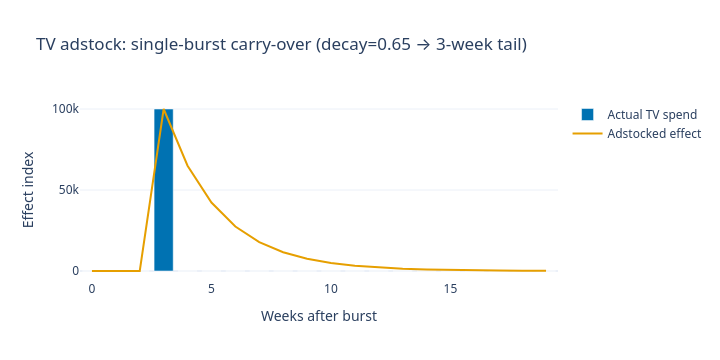

This figure's notebook cell:
### Code cell
# ── Fig 3: Adstock carry-over illustration for TV ─────────────────────────────
tv_spend_sample    = np.zeros(20)   # 20-week horizon
tv_spend_sample[3] = 100_000        # single burst in week 3
tv_adstocked       = apply_adstock(tv_spend_sample, ADSTOCK_DECAY['tv'])

fig3 = go.Figure()
# Bar chart for actual spend: discrete weekly decisions
fig3.add_trace(go.Bar(x=list(range(20)), y=tv_spend_sample,
    name='Actual TV spend', marker_color=C_BLUE))
# Line chart for adstocked effect: continuous decaying tail
fig3.add_trace(go.Scatter(x=list(range(20)), y=tv_adstocked,
    name='Adstocked effect', line=dict(color=C_ORANGE, width=2)))
fig3.update_layout(height=360, width=720, template=PLOTLY_TEMPLATE,
    title='TV adstock: single-burst carry-over (decay=0.65 → 3-week tail)',
    xaxis_title='Weeks after burst', yaxis_title='Effect index',
    font=dict(family=FONT_FAMILY, size=12))
fig3.show()

### Figure 1 — Plotly figure (JSON) as saved in the notebook; plotly's stock layout.template omitted (floating-point values rounded to 4 significant figures)
{"data": [{"marker": {"color": "#0072B2"}, "name": "Actual TV spend", "type": "bar", "x": [0, 1, 2, 3, 4, 5, 6, 7, 8, 9, 10, 11, 12, 13, 14, 15, 16, 17, 18, 19], "y": [0, 0, 0, 100000, 0, 0, 0, 0, 0, 0, 0, 0, 0, 0, 0, 0, 0, 0, 0, 0]}, {"line": {"color": "#E69F00", "width": 2}, "name": "Adstocked effect", "type": "scatter", "x": [0, 1, 2, 3, 4, 5, 6, 7, 8, 9, 10, 11, 12, 13, 14, 15, 16, 17, 18, 19], "y": [0, 0, 0, 100000, 65000, 42250, 27460.0, 17850.0, 11600.0, 7542.0, 4902.0, 3186.0, 2071.0, 1346.0, 875.1, 568.8, 369.7, 240.3, 156.2, 101.5]}], "layout": {"font": {"family": "system-ui, -apple-system, sans-serif", "size": 12}, "height": 360, "title": {"text": "TV adstock: single-burst carry-over (decay=0.65 → 3-week tail)"}, "width": 720, "xaxis": {"autorange": true, "range": [-0.5, 19.5], "title": {"text": "Weeks after burst"}, "type": "linear"}, "yaxis": {"autorange": true, "range": [-5556.0, 105600.0], "title": {"text": "Effect index"}, "type": "linear"}}}
